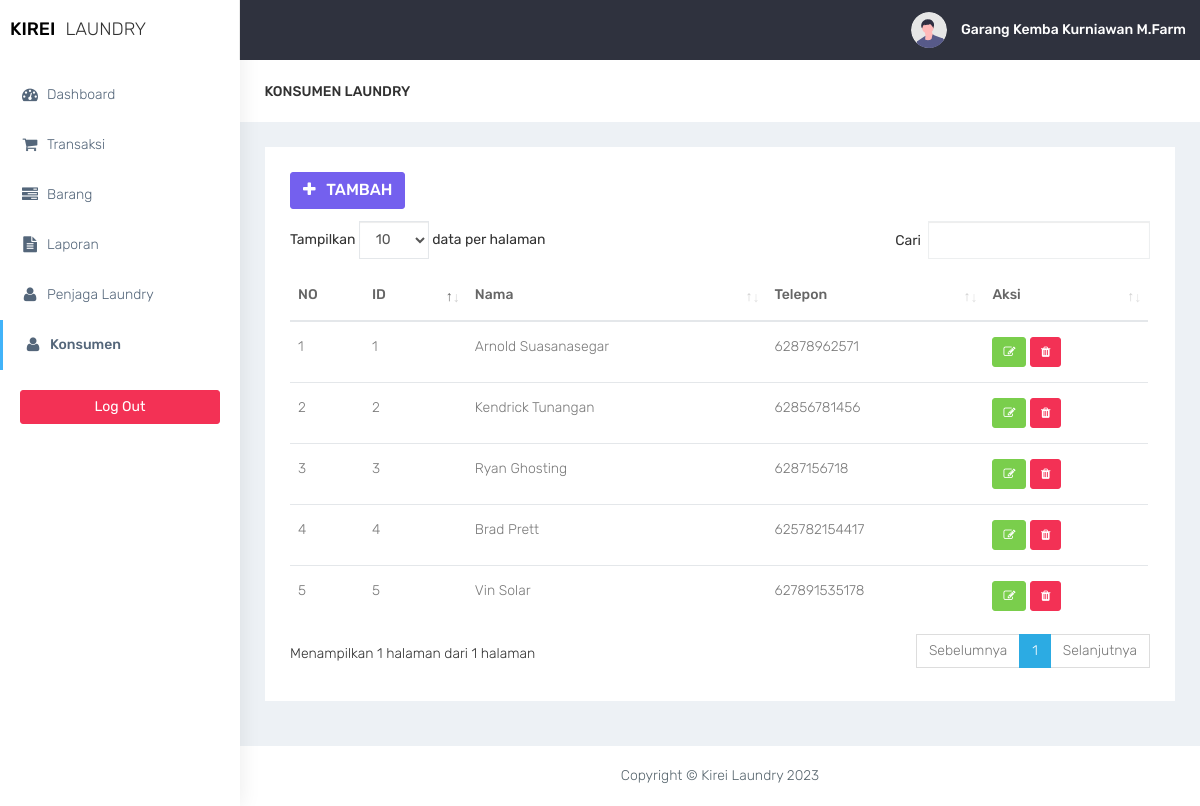
The page /konsumen/konsumen-laundry.php (signed in) on the database its author committed.
### tables this page shows
CREATE TABLE `konsumen` (
  `id_konsumen` int(11) NOT NULL,
  `nm_konsumen` varchar(30) NOT NULL,
  `no_tlp` varchar(13) NOT NULL
);

### konsumen/konsumen-laundry.php (the view, shortened to what this page needs)
<?php
require '../functions.php';
require '../layout/layout_header.php';
?>
<div class="container-fluid">
    <div class="row bg-title">
        <div class="col-lg-3 col-md-4 col-sm-4 col-xs-12">
            <h4 class="page-title">Konsumen Laundry</h4>
        </div>
    </div>
    <div class="row">
        <div class="col-md-12 col-lg-12 col-sm-12">
            <div class="white-box">
            <form method="post" action="">
            <div class="row">
                    <div class="col-md-6">
                        <a href="konsumen-tambah.php" class="btn btn-primary box-title"><i class="fa fa-plus fa-fw"></i> Tambah</a>
                    </div>
            </div>
                <?php
                            if($conn->connect_errno==0){
                            $sql="SELECT id_konsumen, nm_konsumen, no_tlp FROM konsumen";
                            $res=$conn->query($sql);
                            if($res){
                ?>
                <div class="table-responsive">
                    <table class="table"  id="table">
                        <thead>
                            <tr>
                                <th>NO</th>
                                <th>ID</th>
                                <th>Nama</th>
                                <th>Telepon</th>
                                <th>Aksi</th>
                            </tr>
                        </thead>
                        <tbody>
                              <?php
                                        $data = $res->fetch_all(MYSQLI_ASSOC);
                                        foreach($data as $row){
                            ?>
                            <tr>
                                <td></td>
                                <td><?= $row['id_konsumen']; ?></td>
                                <td><?= $row['nm_konsumen']; ?></td>
                                <td><?= $row['no_tlp']; ?></td>
                                <td>
                                <a href="konsumen-form-edit.php?id_konsumen=<?php echo $row["id_konsumen"]; ?>" class="btn btn-success btn-sm" title="Ubah">
                                <i class="fa fa-pencil-square-o"></i>
                                </a>
                                <a href="konsumen-hapus.php?id_konsumen=<?php echo $row["id_konsumen"];?>"  class="btn btn-danger btn-sm delete-data">
                                <i class="fa fa-trash"></i>
                                </a>
                                </td>
                            </tr>
                              <?php
                                    }
                                ?>
                        </tbody>
                    </table>
                    <?php
                    }else
                    echo "Gagal Eksekusi SQL".(DEVELOPMENT?" : ".$conn->error:"")."<br>";
                    }
                    else
                    echo "Gagal koneksi".(DEVELOPMENT?" : ".$conn->connect_error:"")."<br>";
                    ?>
                </div>
            </div>
        </div>
    </div>
</div>
<?php
require '../layout/layout_footer.php';
?>

### assets/css/colors/default.css (style rules this page uses)
body { background: #fff; }

### rows shown on the page
konsumen: id_konsumen "1", nm_konsumen "Arnold Suasanasegar", no_tlp "62878962571"
konsumen: id_konsumen "2", nm_konsumen "Kendrick Tunangan", no_tlp "62856781456"
konsumen: id_konsumen "3", nm_konsumen "Ryan Ghosting", no_tlp "6287156718"
konsumen: id_konsumen "4", nm_konsumen "Brad Prett", no_tlp "625782154417"
konsumen: id_konsumen "5", nm_konsumen "Vin Solar", no_tlp "627891535178"

### other values the page prints
$_SESSION['nm_pegawai'] "Garang Kemba Kurniawan M.Farm"
